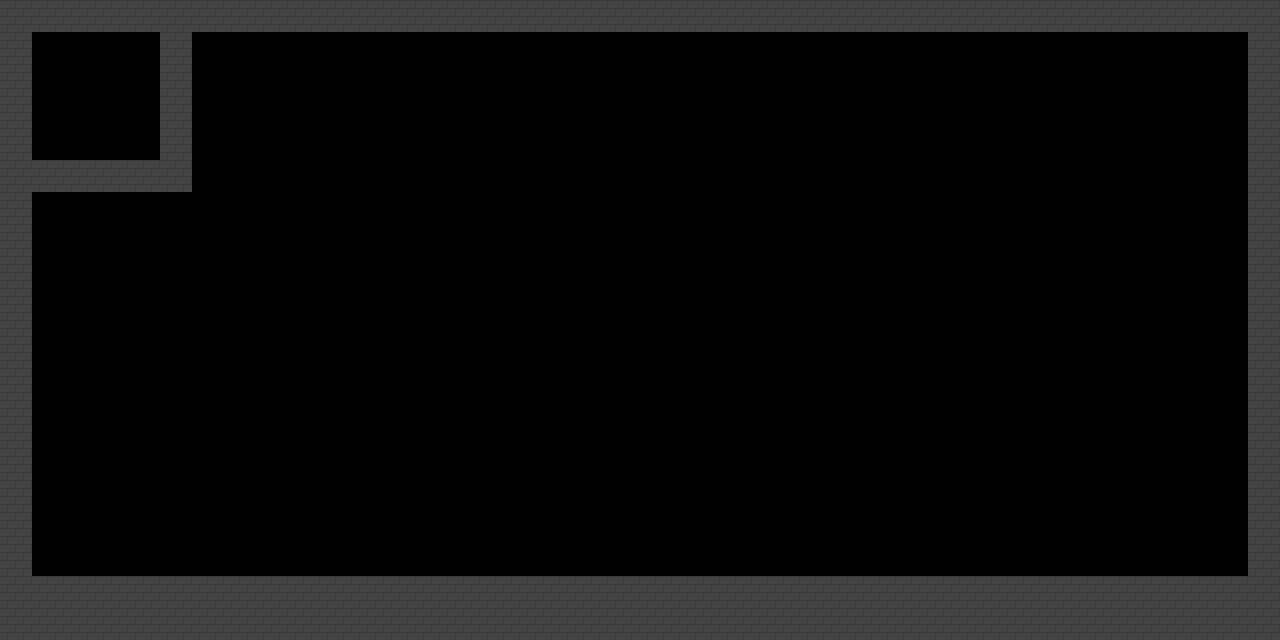

This game map was drawn from its Tiled (.tmx) file and the tilesets committed beside it. A one-line description and the full map source follow:
An orthogonal 40x20 tile map with 32x32 px tiles, 1 tile layer (Environment) and 1 object (spawn_player).

<map version="1.10" tiledversion="1.10.2" orientation="orthogonal" renderorder="right-down" width="40" height="20" tilewidth="32" tileheight="32" infinite="0" nextlayerid="4" nextobjectid="2">
 <tileset firstgid="1" source="tileset.tsx" />
 <layer id="2" name="Environment" width="40" height="20">
  <data encoding="csv">
4,4,4,4,4,4,4,4,4,4,4,4,4,4,4,4,4,4,4,4,4,4,4,4,4,4,4,4,4,4,4,4,4,4,4,4,4,4,4,4,
4,0,0,0,0,4,0,0,0,0,0,0,0,0,0,0,0,0,0,0,0,0,0,0,0,0,0,0,0,0,0,0,0,0,0,0,0,0,0,4,
4,0,0,0,0,4,0,0,0,0,0,0,0,0,0,0,0,0,0,0,0,0,0,0,0,0,0,0,0,0,0,0,0,0,0,0,0,0,0,4,
4,0,0,0,0,4,0,0,0,0,0,0,0,0,0,0,0,0,0,0,0,0,0,0,0,0,0,0,0,0,0,0,0,0,0,0,0,0,0,4,
4,0,0,0,0,4,0,0,0,0,0,0,0,0,0,0,0,0,0,0,0,0,0,0,0,0,0,0,0,0,0,0,0,0,0,0,0,0,0,4,
4,4,4,4,4,4,0,0,0,0,0,0,0,0,0,0,0,0,0,0,0,0,0,0,0,0,0,0,0,0,0,0,0,0,0,0,0,0,0,4,
4,0,0,0,0,0,0,0,0,0,0,0,0,0,0,0,0,0,0,0,0,0,0,0,0,0,0,0,0,0,0,0,0,0,0,0,0,0,0,4,
4,0,0,0,0,0,0,0,0,0,0,0,0,0,0,0,0,0,0,0,0,0,0,0,0,0,0,0,0,0,0,0,0,0,0,0,0,0,0,4,
4,0,0,0,0,0,0,0,0,0,0,0,0,0,0,0,0,0,0,0,0,0,0,0,0,0,0,0,0,0,0,0,0,0,0,0,0,0,0,4,
4,0,0,0,0,0,0,0,0,0,0,0,0,0,0,0,0,0,0,0,0,0,0,0,0,0,0,0,0,0,0,0,0,0,0,0,0,0,0,4,
4,0,0,0,0,0,0,0,0,0,0,0,0,0,0,0,0,0,0,0,0,0,0,0,0,0,0,0,0,0,0,0,0,0,0,0,0,0,0,4,
4,0,0,0,0,0,0,0,0,0,0,0,0,0,0,0,0,0,0,0,0,0,0,0,0,0,0,0,0,0,0,0,0,0,0,0,0,0,0,4,
4,0,0,0,0,0,0,0,0,0,0,0,0,0,0,0,0,0,0,0,0,0,0,0,0,0,0,0,0,0,0,0,0,0,0,0,0,0,0,4,
4,0,0,0,0,0,0,0,0,0,0,0,0,0,0,0,0,0,0,0,0,0,0,0,0,0,0,0,0,0,0,0,0,0,0,0,0,0,0,4,
4,0,0,0,0,0,0,0,0,0,0,0,0,0,0,0,0,0,0,0,0,0,0,0,0,0,0,0,0,0,0,0,0,0,0,0,0,0,0,4,
4,0,0,0,0,0,0,0,0,0,0,0,0,0,0,0,0,0,0,0,0,0,0,0,0,0,0,0,0,0,0,0,0,0,0,0,0,0,0,4,
4,0,0,0,0,0,0,0,0,0,0,0,0,0,0,0,0,0,0,0,0,0,0,0,0,0,0,0,0,0,0,0,0,0,0,0,0,0,0,4,
4,0,0,0,0,0,0,0,0,0,0,0,0,0,0,0,0,0,0,0,0,0,0,0,0,0,0,0,0,0,0,0,0,0,0,0,0,0,0,4,
4,4,4,4,4,4,4,4,4,4,4,4,4,4,4,4,4,4,4,4,4,4,4,4,4,4,4,4,4,4,4,4,4,4,4,4,4,4,4,4,
4,4,4,4,4,4,4,4,4,4,4,4,4,4,4,4,4,4,4,4,4,4,4,4,4,4,4,4,4,4,4,4,4,4,4,4,4,4,4,4
</data>
 </layer>
 <objectgroup id="3" name="Object layer">
  <object id="1" name="spawn_player" x="96" y="144">
   <point />
  </object>
 </objectgroup>
</map>